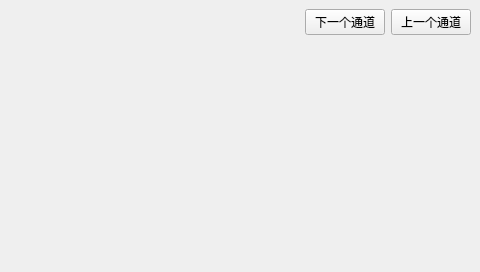
<?xml version="1.0" encoding="UTF-8"?>
<ui version="4.0">
 <class>MainWindow</class>
 <widget class="QMainWindow" name="MainWindow">
  <property name="geometry">
   <rect>
    <x>0</x>
    <y>0</y>
    <width>480</width>
    <height>272</height>
   </rect>
  </property>
  <property name="windowTitle">
   <string>MainWindow</string>
  </property>
  <widget class="QWidget" name="centralwidget">
   <layout class="QGridLayout" name="gridLayout">
    <item row="0" column="0">
     <spacer name="horizontalSpacer">
      <property name="orientation">
       <enum>Qt::Horizontal</enum>
      </property>
      <property name="sizeHint" stdset="0">
       <size>
        <width>279</width>
        <height>20</height>
       </size>
      </property>
     </spacer>
    </item>
    <item row="0" column="1">
     <layout class="QHBoxLayout" name="horizontalLayout">
      <item>
       <widget class="QPushButton" name="lastButton">
        <property name="text">
         <string>下一个通道</string>
        </property>
       </widget>
      </item>
      <item>
       <widget class="QPushButton" name="nextButton">
        <property name="text">
         <string>上一个通道</string>
        </property>
       </widget>
      </item>
     </layout>
    </item>
    <item row="1" column="1">
     <spacer name="verticalSpacer">
      <property name="orientation">
       <enum>Qt::Vertical</enum>
      </property>
      <property name="sizeHint" stdset="0">
       <size>
        <width>20</width>
        <height>212</height>
       </size>
      </property>
     </spacer>
    </item>
   </layout>
  </widget>
 </widget>
 <resources/>
 <connections/>
</ui>
